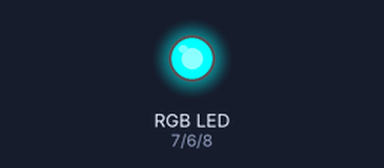
A sketch run on a simulated Arduino Uno, built with avr-gcc and run on an emulated ATmega328P. Parts: an RGB LED mixed from three pins (HIGH = lit).

Above: at 1.0 s.
At 5.0 s:
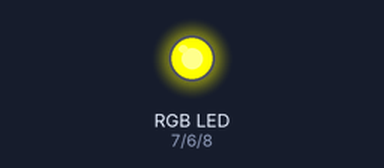
At 7.0 s:
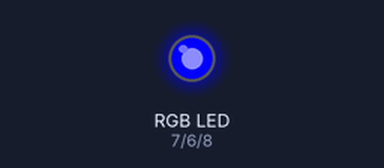
At 9.0 s:
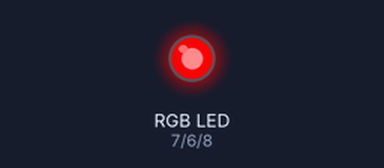
At 15.0 s:
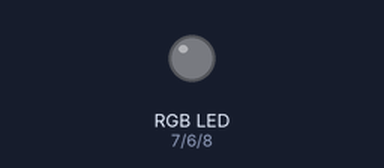
At 19.0 s:
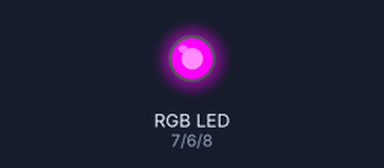
Timing chart, 0 to 20.8 s (numbered marks = the images above):
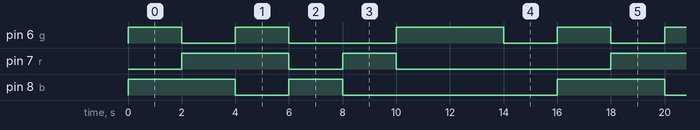

Measured:
- by itself, pin 6 (g): repeats every 16.0 s: LOW 2.0 s, HIGH 2.0 s, LOW 4.0 s, HIGH 4.0 s, LOW 2.0 s, HIGH 2.0 s
- by itself, pin 7 (r), pin 8 (b): repeats every 16.0 s: LOW 2.0 s, HIGH 2.0 s, LOW 8.0 s, HIGH 4.0 s
- by itself, everything shown: repeats every 16.0 s, in 7 steps

The sketch:

RGB_sensor.ino
```cpp
int  r= 7;   //  + ke right -> [ - - + R ]
int g = 6;   //  + ke left ->  [ - G + - ]
int b = 8;   //  + ke left ->  [ B - + - ]

void setup() {
  // put your setup code here, to run once:
    Serial.begin(9600);
    pinMode(r ,OUTPUT);
    pinMode(g, OUTPUT);
    pinMode(b , OUTPUT);

}

void loop() {
  // put your main code here, to run repeatedly:


digitalWrite(r , 0);
digitalWrite(g, 1);
digitalWrite(b,1);

delay(2000);

digitalWrite(r , 1);
digitalWrite(g, 0);
digitalWrite(b,1);

delay(2000);

digitalWrite(r , 1);
digitalWrite(g, 1);
digitalWrite(b,0);

delay(2000);

digitalWrite(r , 0);
digitalWrite(g, 0);
digitalWrite(b,1);

delay(2000);

digitalWrite(r , 1);
digitalWrite(g, 0);
digitalWrite(b,0);

delay(2000);
digitalWrite(r , 0);
digitalWrite(g, 1);
digitalWrite(b,0);

delay(2000);

digitalWrite(r , 0);
digitalWrite(g, 1);
digitalWrite(b,0);

delay(2000);


digitalWrite(r , 0);
digitalWrite(g, 0);
digitalWrite(b,0);

delay(2000);

}
```
